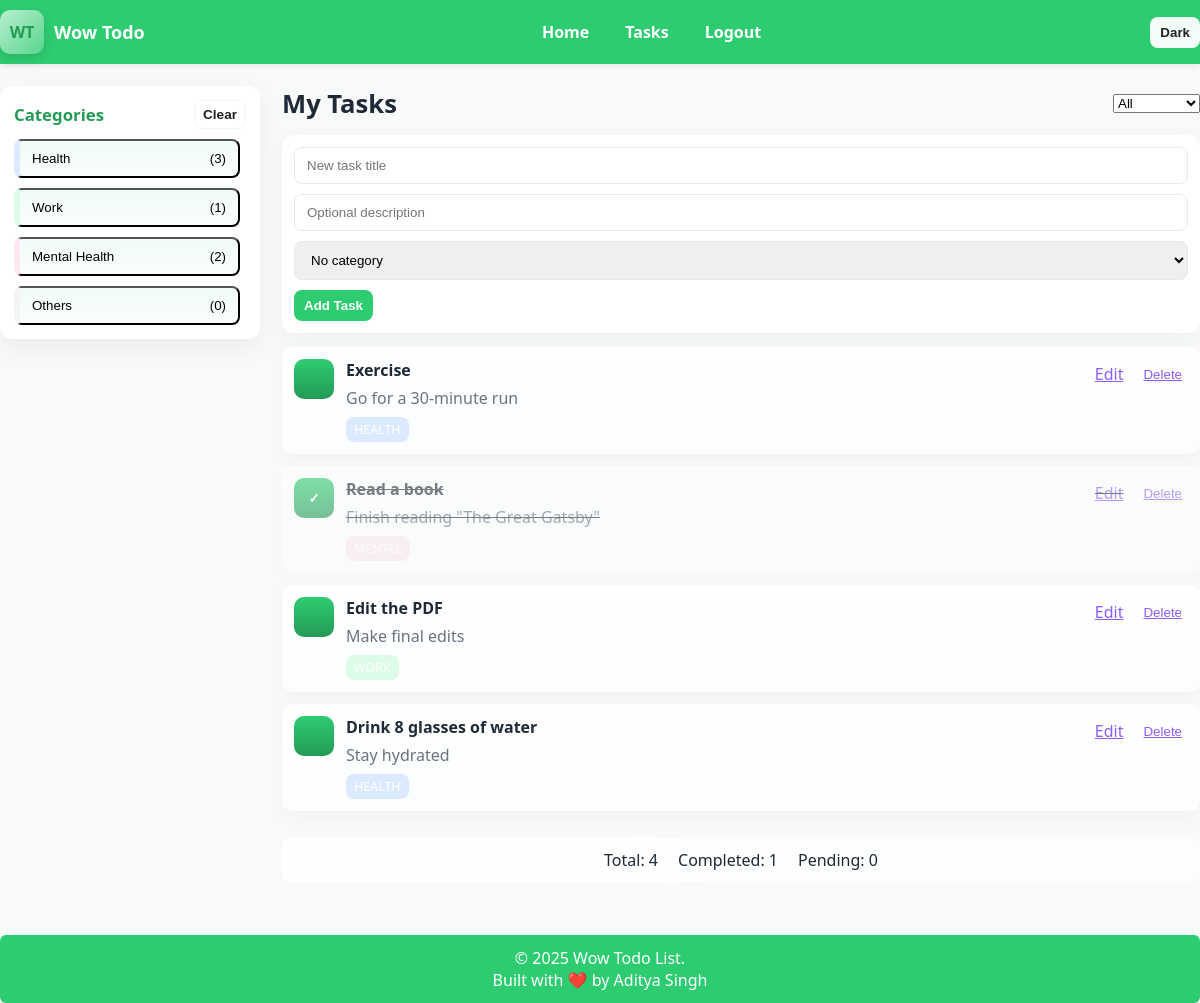
Page /tasks/ (signed in) on the committed database.
### app/models.py (models this page shows, shortened)
class Category(db.Model):
    id = db.Column(db.Integer, primary_key=True)
    name = db.Column(db.String(120), nullable=False)
    color = db.Column(db.String(20), nullable=True)   # background color for card
    tag = db.Column(db.String(40), nullable=True)     # short tag displayed on tasks
    tasks = db.relationship("Task", backref="category", lazy=True)
    def count(self):
        return len(self.tasks)

class Task(db.Model):
    id = db.Column(db.Integer, primary_key=True)
    title = db.Column(db.String(200), nullable=False)
    description = db.Column(db.Text, nullable=True)
    done = db.Column(db.Boolean, default=False)
    created_at = db.Column(db.DateTime, default=datetime.utcnow)
    user_id = db.Column(db.Integer, db.ForeignKey("user.id"), nullable=False)
    category_id = db.Column(db.Integer, db.ForeignKey("category.id"), nullable=True)

### app/routes/tasks.py (the view)
@tasks_bp.route("/", methods=["GET"])
@login_required
def view_tasks():
    cats = Category.query.all()
    tasks = Task.query.filter_by(owner=current_user).order_by(Task.created_at.desc()).all()
    today_str = datetime.utcnow().strftime("%d %b")
    return render_template("tasks.html", categories=cats, tasks=tasks, today=today_str)

### app/models.py (called while the page is built)
@login_manager.user_loader
def load_user(user_id):
    return User.query.get(int(user_id))

### templates/tasks.html (shortened to what this page needs)
{% extends "base.html" %}
{% block content %}
<div class="dashboard">
  <aside class="sidebar" id="sidebar">
    <div class="sidebar-head">
      <h3>Categories</h3>
      <button id="clearFilter" class="btn small">Clear</button>
    </div>
    <div class="category-list-wrap" id="categoryListWrap">
      <ul class="category-list">
        {% for c in categories %}
          <li class="category-item" data-cat-id="{{ c.id }}" style="--cat-color: {{ c.color or 'unset' }};">
            <button class="cat-btn" aria-pressed="false">
              <span class="cat-name">{{ c.name }}</span>
              <span class="cat-count">({{ c.count() }})</span>
            </button>
          </li>
        {% endfor %}
      </ul>
    </div>
  </aside>
  <section class="panel">
    <div class="panel-header">
      <h2>My Tasks</h2>
      <div class="panel-controls">
        <select id="filterSelect" class="filter-select" aria-label="Filter tasks">
          <option value="all">All</option>
        </select>
      </div>
    </div>
    <div class="card add-card">
      <form method="POST" action="{{ url_for('tasks.add_task') }}" class="add-form">
        <input name="title" placeholder="New task title" required>
        <input name="description" placeholder="Optional description">
        <select name="category_id" aria-label="Category select">
          <option value="">No category</option>
        </select>
        <div class="add-actions">
          <button class="btn primary" type="submit">Add Task</button>
        </div>
      </form>
    </div>
    <ul id="taskList" class="task-list">
      {% if tasks %}
        {% for t in tasks %}
          <li class="task-item {% if t.done %}done{% endif %}" data-cat-id="{{ t.category.id if t.category else '' }}">
            <form method="POST" action="{{ url_for('tasks.toggle_task', task_id=t.id) }}" class="inline toggle-form">
              <button class="check" aria-label="Toggle done">{{ '✓' if t.done else '' }}</button>
            </form>
            <div class="task-body">
              <div class="task-title">{{ t.title }}</div>
              {% if t.description %}<div class="task-desc">{{ t.description }}</div>{% endif %}
              {% if t.category %}
                <span class="task-tag" data-cat="{{ t.category.id }}" style="background: {{ t.category.color or '' }};">
                  {{ t.category.tag or t.category.name }}
                </span>
              {% endif %}
            </div>
            <div class="task-actions">
              <a class="btn-link" href="{{ url_for('tasks.edit_task', task_id=t.id) }}">Edit</a>
              <form method="POST" action="{{ url_for('tasks.delete_task', task_id=t.id) }}" onsubmit="return confirm('Delete this task?');">
                <button class="btn-link" type="submit">Delete</button>
              </form>
            </div>
          </li>
        {% endfor %}
      {% else %}
        <li class="empty-state">
          <img src="/mnt/data/711a35e6-34d1-48ef-a641-c27b5144a1f7.png" alt="No tasks yet">
          <p>No tasks yet — add one using the form above!</p>
        </li>
      {% endif %}
    </ul>
    <div class="stats-bar">
      <div>Total: {{ tasks|length }}</div>
      <div>Completed: {{ tasks|selectattr('done')|select|list|length }}</div>
      <div>Pending: {{ tasks|selectattr('done')|reject|list|length }}</div>
    </div>
  </section>
</div>
{% endblock %}

### templates/base.html (shortened to what this page needs)
<!doctype html>
<html lang="en">
<head>
  <link rel="stylesheet" href="{{ url_for('static', filename='css/style.css') }}">
</head>
<body>
  <header class="topbar">
    <div class="wrapper nav-row">
      <a class="brand" href="{{ url_for('tasks.view_tasks') }}" aria-label="Home">
        <span class="brand-mark">WT</span>
        <span class="brand-text">Wow <strong>Todo</strong></span>
      </a>
      <ul class="nav-links">
        <li><a href="{{ url_for('tasks.view_tasks') }}">Home</a></li>
        {% if not current_user.is_authenticated %}
          <li><a href="{{ url_for('auth.login') }}">Login</a></li>
          <li><a href="{{ url_for('auth.register') }}">Register</a></li>
        {% else %}
          <li><a href="{{ url_for('tasks.view_tasks') }}">Tasks</a></li>
          <li><a href="{{ url_for('auth.logout') }}">Logout</a></li>
        {% endif %}
      </ul>
      <div class="nav-actions">
        <button id="theme-toggle" class="btn theme-toggle" aria-label="Toggle theme">Dark</button>
      </div>
    </div>
  </header>
  <main class="main wrapper">
    {% block content %}{% endblock %}
  </main>
  <footer class="footer">
    <div class="wrapper footer-row">
      <div>© 2025 Wow Todo List.</div>
      <div>Built with ❤️ by Aditya Singh</div>
    </div>
  </footer>
</body>
</html>

### static/css/style.css (style rules this page uses)
* { box-sizing: border-box; margin: 0; padding: 0; }
:root { --green: #2ecc71; --green-dark: #239b56; --muted: #6b7280; --bg: #f7faf9; --card: #ffffff; --text: #1f2937; --accent: #8b5cf6; }
body { font-family: "Segoe UI", Tahoma, Geneva, Verdana, sans-serif; background:var(--bg); color:var(--text); }
.wrapper { max-width:1200px; margin:0 auto; padding:0 16px; }
.topbar { background:var(--green); color:white; position:sticky; top:0; z-index:200; box-shadow:0 2px 6px rgba(0,0,0,0.08); }
.nav-row { display:flex; align-items:center; justify-content:space-between; padding:10px 0; gap:12px; }
.brand { display:flex; align-items:center; gap:10px; text-decoration:none; }
.brand-mark { width:44px; height:44px; border-radius:10px; background: linear-gradient(135deg,#ffffffaa,#ffffff33); display:inline-flex; align-items:center; justify-content:center; color:var(--green-dark); font-weight:800; box-shadow:0 4px 12px rgba(0,0,0,0.12); }
.brand-text { color:white; font-weight:700; font-size:18px; }
.nav-links { display:flex; gap:20px; list-style:none; align-items:center; margin-left:8px; }
.nav-links a { color:white; font-weight:600; text-decoration:none; padding:6px 8px; border-radius:6px; }
.nav-actions { display:flex; gap:8px; align-items:center; }
.btn { border:none; cursor:pointer; padding:8px 10px; border-radius:8px; background:rgba(255,255,255,0.95); color:#222; font-weight:600; }
.main { padding:22px 0; }
.dashboard { display:flex; gap:22px; align-items:flex-start; }
.sidebar { width:260px; background:var(--card); border-radius:12px; padding:14px; box-shadow:0 8px 24px rgba(0,0,0,0.06); }
.sidebar-head { display:flex; justify-content:space-between; align-items:center; margin-bottom:10px; }
.sidebar h3 { color:var(--green-dark); margin:0; font-size:1.05rem; }
.small { font-size:0.85rem; padding:6px 8px; border-radius:8px; background:transparent; border:1px solid rgba(0,0,0,0.04); }
.category-list-wrap { max-height:calc(100vh - 220px); overflow:auto; padding-right:6px; }
.category-list { list-style:none; display:flex; flex-direction:column; gap:10px; margin:0; padding:0; }
.cat-btn { width:100%; display:flex; justify-content:space-between; align-items:center; gap:8px; padding:10px 12px; border-radius:8px; background:linear-gradient(180deg, rgba(16,185,129,0.06), rgba(16,185,129,0.02)); cursor:pointer; border-left:6px solid var(--green); }
.panel { flex:1; display:flex; flex-direction:column; gap:14px; }
.panel-header { display:flex; justify-content:space-between; align-items:center; }
.panel-header h2 { margin:0; font-size:1.6rem; }
.panel-controls { display:flex; gap:8px; align-items:center; }
.card { background:var(--card); border-radius:12px; padding:12px; box-shadow:0 8px 24px rgba(17,24,39,0.04); }
.add-card input, .add-card select { width:100%; padding:10px 12px; margin-bottom:10px; border-radius:8px; border:1px solid #e6e9ee; }
.btn.primary { background:var(--green); color:white; }
.task-list { list-style:none; display:flex; flex-direction:column; gap:12px; padding:0; margin:0; }
.task-item { display:flex; gap:12px; align-items:flex-start; padding:12px; background:linear-gradient(180deg,#fff,#fbfdfe); border-radius:10px; box-shadow:0 6px 18px rgba(17,24,39,0.03); transition:transform .12s ease; }
.task-item.done { opacity:0.6; text-decoration:line-through; }
.check { width:40px; height:40px; border-radius:10px; border:none; background:linear-gradient(180deg,var(--green),var(--green-dark)); color:white; font-weight:700; cursor:pointer; }
.task-body { flex:1; }
.task-title { font-weight:700; margin-bottom:6px; }
.task-desc { color:var(--muted); margin-bottom:8px; }
.task-tag { display:inline-block; padding:4px 8px; border-radius:8px; color:#fff; font-size:0.78rem; }
.task-tag.contrast-light { color:#fff; }
.task-actions { display:flex; gap:8px; align-items:center; }
.btn-link { background:none; color:var(--accent); border:none; cursor:pointer; text-decoration:underline; padding:4px 6px; }
.stats-bar { display:flex; gap:20px; justify-content:center; padding:12px; margin-top:12px; background:linear-gradient(90deg,#ffffff,#fbfefc); border-radius:10px; }
.footer { background:var(--green); color:white; padding:12px 0; margin-top:30px; border-radius:6px; text-align:center; }

### rows in the picture
Category: name "Health", count "3"
Category: name "Work", count "1"
Category: name "Mental Health", count "2"
Category: name "Others", count "0"
Task: title "Exercise", description "Go for a 30-minute run", category "HEALTH"
Task: done "✓", title "Read a book", description "Finish reading \"The Great Gatsby\""
Task: title "Edit the PDF", description "Make final edits"
Task: title "Drink 8 glasses of water", description "Stay hydrated", category "HEALTH"

### other values in the picture
{{ tasks|length }} "4"
{{ tasks|selectattr('done')|select|list|length }} "1"
{{ tasks|selectattr('done')|reject|list|length }} "0"
